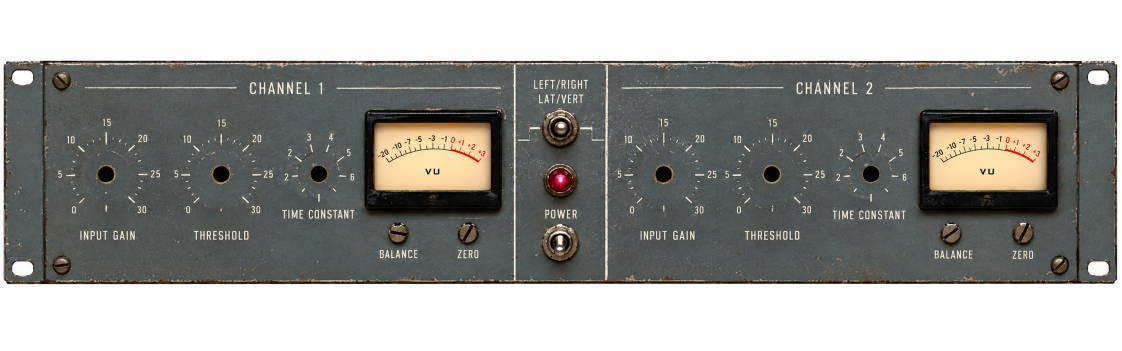
#> input picture assets/Compressor/UI Lit.png, 2244 x 701 px (shown at 1/2 size); its folder holds 6 pictures in this run
$ python build_panel_art.py
#> lines starting #> are read from the running program, lines starting #| are printed output that depends on the picture; after the words box and inside, x2 and y2 are one past the last pixel; in counts of white or black regions, pixels touching at a corner belong together
"""Prepare the 670's front-panel art for the native app (docs/NATIVE_APP_PLAN.md, R4).

Reads the hardware art in ``assets/Compressor/`` and writes the textures the app
embeds to ``crates/varimu-app/assets/fairchild_670/``:

- ``panel.png``: the lit panel (``UI Lit.png``) cut to channel 1 and the centre
  section, with the left rack ear mirrored onto the right edge (we simulate one
  channel; channel 2 is lumped idle onto the supplies), the ears' holes transparent;
- ``knob_large.png`` / ``knob_small.png``: the knobs centred on their pivot;
- ``needle.png``: the VU needle turned to point straight up, its pivot at the centre;
- ``screw_balance.png`` / ``screw_zero.png``: the trims' screw heads cut out of the
  panel, so the app can turn them;
- ``layout.json``: where everything sits, in panel pixels, and the scales' angles
  (degrees clockwise from 12 o'clock) measured on the art.

Positions were measured on the art (dark round holes for the knobs, the screw heads'
outlines, the VU scale's tick bases); see docs/UI_PIPELINE.md for the method.

Run: uv run python scripts/build_panel_art.py
"""

import json
from pathlib import Path

import numpy as np
from PIL import Image

ROOT = Path(__file__).resolve().parents[1]
SRC = ROOT / "assets" / "Compressor"
OUT = ROOT / "crates" / "varimu-app" / "assets" / "fairchild_670"

# ---- measured on UI Lit.png (2244 x 701) ----
TOP, BOTTOM = 121, 568  # the rack panel's rows
EAR = (7, 90)  # the left rack ear's columns (to the panel lip)
CUT = 1216  # just right of the centre section's divider line
HOLES = {  # knob holes: centre of mass of the dark round blobs
    "input_atten_db": (211.6, 348.0),
    "ac_threshold": (442.1, 347.8),
    "time_constant": (637.1, 347.4),
}
SCREWS = {"balance": ((796.8, 465.5), 21), "zero": ((936.8, 465.0), 21)}
# The screws' slots as drawn (degrees clockwise from 12 o'clock, mod 180).
SLOT_DEG = {"balance": 95.0, "zero": 30.0}
# The VU face's opening and the needle's pivot (below the face: the scale's arc
# centre, from its two ends and its top), the scale's radius.
VU_FACE = (748.0, 245.0, 982.0, 380.0)
VU_PIVOT = (866.7, 475.7)
VU_RADIUS = 178.0
# The scale's labelled ticks: (dB, angle), from the tick bases on the arc.
VU_TICKS = [
    (-20, -30.9),
    (-10, -21.9),
    (-7, -15.5),
    (-5, -8.8),
    (-3, -0.3),
    (-1, 7.2),
    (0, 11.5),
    (1, 17.1),
    (2, 23.7),
    (3, 30.5),
]
# The knobs' scales: printed end angles. Input and threshold sweep 0..30 over
# +-138 degrees; the time constant's six detents sit every 36 degrees from -90.
SWEEPS = {
    "input_atten_db": (-138.0, 138.0),
    "ac_threshold": (-138.0, 138.0),
    "time_constant": (-90.0, 90.0),
}
KNOB_DIAMETER = {"large": 128.0, "small": 92.0}  # on the panel, px
LAMP = (1117.0, 362.0)

# ---- measured on the parts (1254 x 1254, or the needle's 2172 x 724) ----
NEEDLE_HUB = (1109.0, 592.0)
NEEDLE_TIP = (566.0, 76.0)
TEXTURE = 256  # knob textures, px


def knob(name: str) -> Image.Image:
    im = Image.open(SRC / f"{name}.png").convert("RGBA")
    a = np.asarray(im)[..., 3]
    ys, xs = np.nonzero(a > 200)
    cx, cy = (xs.min() + xs.max()) / 2, (ys.min() + ys.max()) / 2
    half = max(xs.max() - cx, cx - xs.min(), ys.max() - cy, cy - ys.min()) + 4
    box = (cx - half, cy - half, cx + half, cy + half)
    im = im.crop(tuple(round(v) for v in box))
    return clean(im.resize((TEXTURE, TEXTURE), Image.LANCZOS))


def clean(im: Image.Image) -> Image.Image:
    """Clear the stray low alpha background removal leaves."""
    px = np.asarray(im).copy()
    px[px[..., 3] < 8] = 0
    return Image.fromarray(px)


def needle() -> tuple[Image.Image, float]:
    """The needle pointing up, its hub at the image centre; and its length (px)."""
    im = Image.open(SRC / "VU meter needle.png").convert("RGBA")
    dx, dy = NEEDLE_TIP[0] - NEEDLE_HUB[0], NEEDLE_TIP[1] - NEEDLE_HUB[1]
    length = float(np.hypot(dx, dy))
    tilt = np.degrees(np.arctan2(dx, -dy))  # clockwise from up
    # Rotate about the hub (PIL turns counter-clockwise for positive angles).
    im = im.rotate(tilt, resample=Image.BICUBIC, center=NEEDLE_HUB, expand=False)
    half = round(length + 70)
    hx, hy = NEEDLE_HUB
    im = im.crop((round(hx - 70), round(hy - half), round(hx + 70), round(hy + half)))
    # 2x the size it is drawn at on the panel (needle reaches just past the scale).
    scale = 2 * (VU_RADIUS + 8) / length
    w, h = im.size
    return clean(im.resize((round(w * scale), round(h * scale)), Image.LANCZOS)), length


def panel(lit: Image.Image) -> Image.Image:
    rgb = lit.convert("RGBA")
    body = rgb.crop((EAR[0], TOP, CUT, BOTTOM))
    ear = rgb.crop((EAR[0], TOP, EAR[1], BOTTOM)).transpose(Image.FLIP_LEFT_RIGHT)
    out = Image.new("RGBA", (body.width + ear.width, body.height))
    out.paste(body, (0, 0))
    out.paste(ear, (body.width, 0))
    # The ears' holes (and any white the crop caught) show through.
    px = np.asarray(out).copy()
    white = px[..., :3].min(axis=2) > 225
    px[white, 3] = 0
    return Image.fromarray(px)


def screw(lit: Image.Image, centre: tuple[float, float], r: int) -> Image.Image:
    """The screw head as a round patch, 2x, its centre at the image centre."""
    cx, cy = centre
    s = 2 * r + 2
    im = lit.convert("RGBA").resize(
        (s * 4, s * 4), Image.BICUBIC, box=(cx - s / 2, cy - s / 2, cx + s / 2, cy + s / 2)
    )
    yy, xx = np.mgrid[0 : s * 4, 0 : s * 4]
    d = np.hypot(xx - s * 2 + 0.5, yy - s * 2 + 0.5) / 4
    alpha = np.clip((r + 0.5 - d) * 2, 0, 1)
    px = np.asarray(im).copy()
    px[..., 3] = (alpha * 255).astype(np.uint8)
    return Image.fromarray(px).resize((s * 2, s * 2), Image.LANCZOS)


def main() -> None:
    OUT.mkdir(parents=True, exist_ok=True)
    lit = Image.open(SRC / "UI Lit.png")
#> lit is the input picture: PIL image 2244x701 RGB; mean R, G, B 152.6, 152.8, 149.3
    pan = panel(lit)
#> in panel, `out = Image.new("RGBA", (body.width + ear.width, body.height))`: out: PIL image 1292x447 RGBA; every value is 0
#> in panel, `white = px[..., :3].min(axis=2) > 225`:
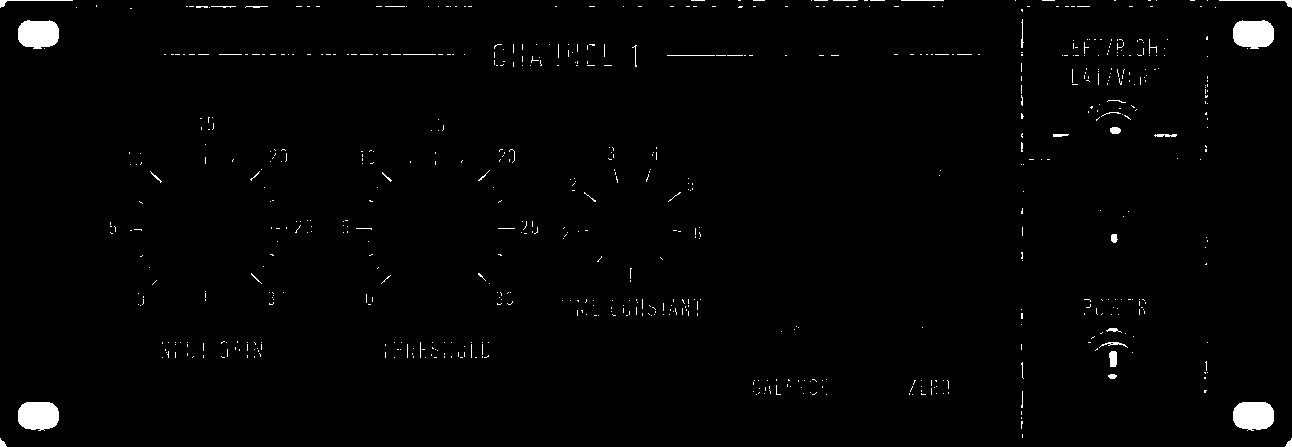
#> white: shape (447, 1292) bool; 1.3% white; 684 white regions (650 under 20 px), largest, box (x1, y1, x2, y2) and area: (18, 402, 59, 431) 1008, (1233, 402, 1274, 431) 1008, (18, 20, 59, 49) 996
#> in panel, `px[white, 3] = 0`: px: shape (447, 1292, 4); mean R, G, B, A 94, 94.4, 89, 251.6
    pan.save(OUT / "panel.png", optimize=True)

    def at(p: tuple[float, float]) -> list[float]:
        return [round(p[0] - EAR[0], 1), round(p[1] - TOP, 1)]

    knob("Large Knob").save(OUT / "knob_large.png", optimize=True)
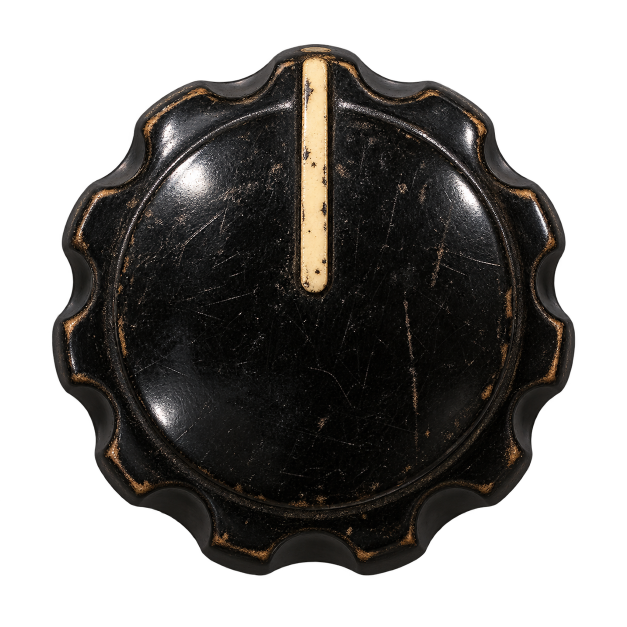
#> input picture assets/Compressor/Large Knob.png, 1254 x 1254 px (shown at 1/2 size)
#> in knob, im is the input picture: PIL image 1254x1254 RGBA; mean R, G, B, A 19.7, 17.8, 15.8, 133.7
#> in knob, `cx, cy = (xs.min() + xs.max()) / 2, (ys.min() + ys.max()) / 2`: cx = 626.5; cy = 619
#> in knob, `half = max(xs.max() - cx, cx - xs.min(), ys.max() - cy, cy - ys.min())..`: half = 534
#> in knob, `box = (cx - half, cy - half, cx + half, cy + half)`: box = (92.5, 85, 1160.5, 1153)
#> in clean, `px[px[..., 3] < 8] = 0`: px: shape (256, 256, 4); mean R, G, B, A 27.1, 24.5, 21.7, 184.3
    knob("Small Knob").save(OUT / "knob_small.png", optimize=True)
#> call 2 of knob, with name = 'Small Knob'
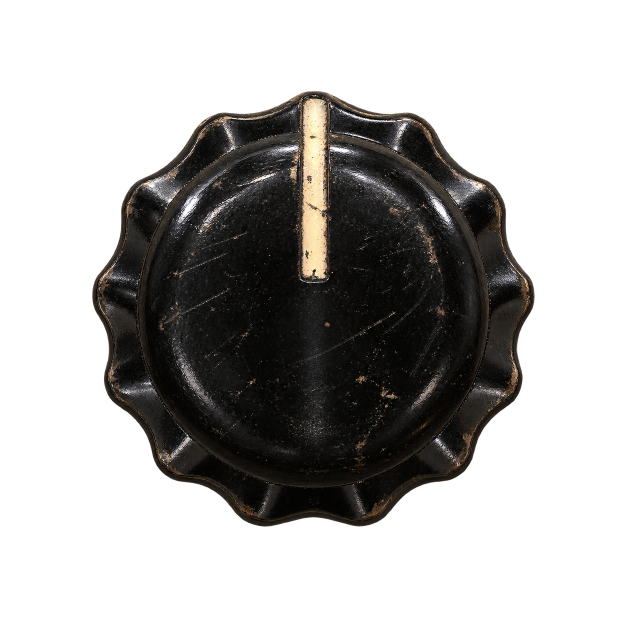
#> input picture assets/Compressor/Small Knob.png, 1254 x 1254 px (shown at 1/2 size)
#> in knob, im is the input picture: PIL image 1254x1254 RGBA; mean R, G, B, A 14, 12.9, 11.6, 91.9
#> in knob (call 2), `a = np.asarray(im)[..., 3]`:
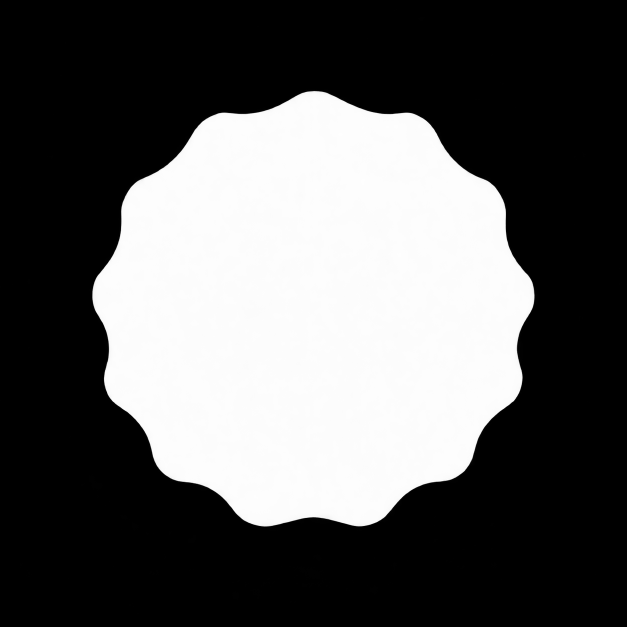
#> a: shape (1254, 1254) (shown at 1/2 size); min 0, max 255, mean 91.9
#> in knob (call 2), `cx, cy = (xs.min() + xs.max()) / 2, (ys.min() + ys.max()) / 2`: cx = 626; cy = 617.5
#> in knob (call 2), `half = max(xs.max() - cx, cx - xs.min(), ys.max() - cy, cy - ys.min())..`: half = 445
#> in knob (call 2), `box = (cx - half, cy - half, cx + half, cy + half)`: box = (181, 172.5, 1071, 1062.5)
#> in clean (call 2), `px[px[..., 3] < 8] = 0`: px: shape (256, 256, 4); mean R, G, B, A 27.8, 25.5, 23, 182.4
    nd, length = needle()
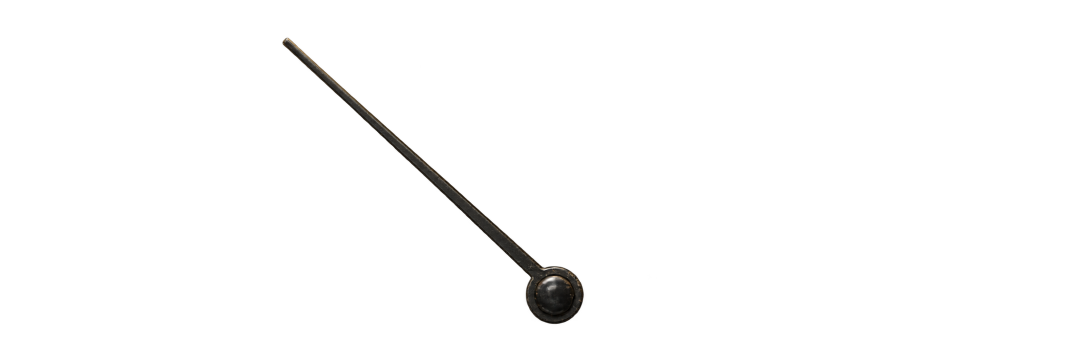
#> input picture assets/Compressor/VU meter needle.png, 2172 x 724 px (shown at 1/2 size)
#> in needle, im is the input picture: PIL image 2172x724 RGBA; mean R, G, B, A 0.9, 0.8, 0.7, 4.1
#> in clean (call 3), `px[px[..., 3] < 8] = 0`:
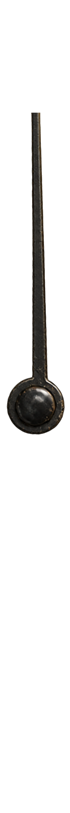
#> px: shape (813, 70, 4); mean R, G, B, A 5.1, 4.6, 4, 25.1; transparent parts drawn white
#> length = 749.1
    nd.save(OUT / "needle.png", optimize=True)
    for name, (c, r) in SCREWS.items():
        screw(lit, c, r).save(OUT / f"screw_{name}.png", optimize=True)
#> this loop made 2 passes
#> pass 2, in main, `screw(lit, c, r).save(OUT / f"screw_{name}.png", optimize=True)`:
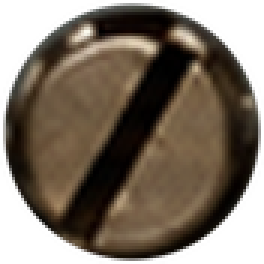
#> saved as screw_zero.png: PIL image 88x88 RGBA (shown 3 times larger); mean R, G, B, A 60.6, 49.6, 37, 186.9; transparent parts drawn white

    layout = {
        "source": "assets/Compressor/UI Lit.png and its parts; scripts/build_panel_art.py",
        "size": list(pan.size),
        "knobs": {
            key: {
                "at": at(p),
                "sweep_deg": list(SWEEPS[key]),
                "texture": "small" if key == "time_constant" else "large",
                "diameter": KNOB_DIAMETER["small" if key == "time_constant" else "large"],
            }
            for key, p in HOLES.items()
        },
        "trims": {
            key: {"at": at(c), "radius": r, "slot_deg": SLOT_DEG[key], "sweep_deg": [-135.0, 135.0]}
            for key, (c, r) in SCREWS.items()
        },
        "vu": {
            "face": [VU_FACE[0] - EAR[0], VU_FACE[1] - TOP, VU_FACE[2] - EAR[0], VU_FACE[3] - TOP],
            "pivot": at(VU_PIVOT),
            "needle_length": VU_RADIUS + 8,
            "ticks": VU_TICKS,
        },
        "lamp": at(LAMP),
    }
    (OUT / "layout.json").write_text(json.dumps(layout, indent=1) + "\n", encoding="utf-8")
#> (the run stopped early here; a loop or call above may not have finished)
